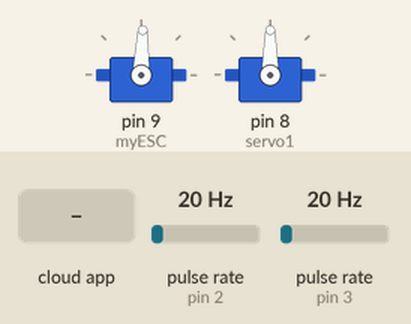
Recording of a sketch running on a simulated Arduino Uno, built with avr-gcc and run on an emulated ATmega328P. Parts: 2 × servo. Wiring (inferred from the names in the program): 2 × pulse sensor: data pin 2 / data pin 3. The test bench sets the inputs (shaded band); at power-on: pulse rate (sensors on pin 2, pin 3) 20 Hz. The ROS host is connected and sends only what is stated.

Above: at 3.2 s.
3.3 s: the phone or cloud app sets linear.x to -100
5.1 s: pulse rate (sensor on pin 2) set to 100 Hz
At 7.4 s:
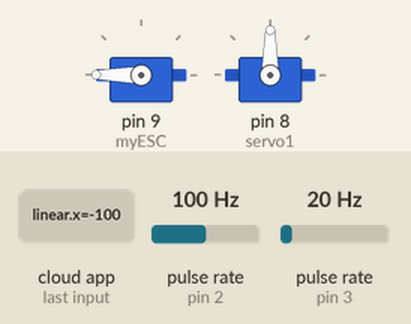
8.1 s: the phone or cloud app sets angular.z to -100
At 9.1 s:
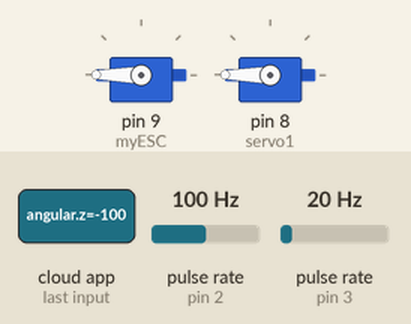
9.6 s: the phone or cloud app sets linear.x to 0
At 10.2 s:
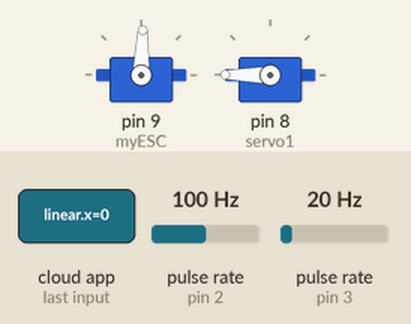
11.1 s: the phone or cloud app sets angular.z to 100
At 11.4 s:
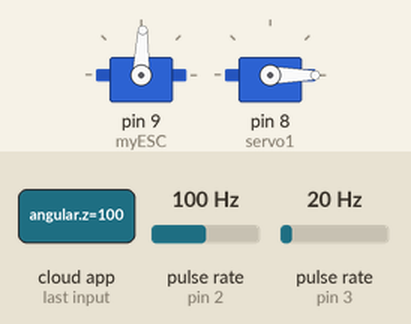
12.6 s: the phone or cloud app sets linear.x to 100
Timing chart, 0 to 58.7 s (numbered marks = the images above; inputs shaded):
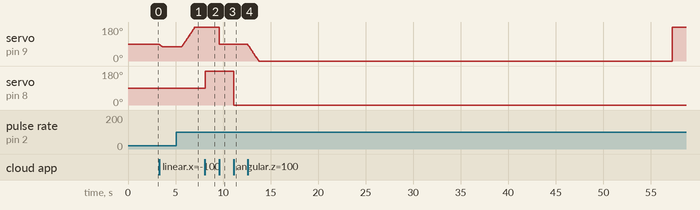

Measured:
- after the input at 5.1 s, servo on pin 9 (myESC): moves from 76° to 180° over 1.3 s, starting after 0.57 s
- after the input at 8.1 s, servo on pin 8 (servo1): 90° → 180° at once
- after the input at 9.6 s, servo on pin 9 (myESC): 180° → 88° at once
- after the input at 11.1 s, servo on pin 8 (servo1): 180° → 0° at once

The sketch:

01_Programa_Arduino_nano.ino
```cpp
//Librerias de ROS
#include <ros.h>
#include <geometry_msgs/Twist.h>
#include <std_msgs/Float32MultiArray.h>
#include <math.h>   // Libreria necesaria para operaciones matematicas
#include <Servo.h>  // Librería necesaria para las ESC de control

//Declaracion de objetos
Servo myESC;   // Crea un objeto Servo para el ESC
Servo servo1;  //definimos el objeto Servo en nuestro servo

//Variables de Entrada
float VelocidadLineal, AnguloGiro, AnguloGiroAck;  //Variable de entrada para trabajo de proceso


//Variables sensor Hall
#define HALL_B 2           //Pin digital 2
#define HALL_C 3           //Pin digital 3
int stateB, stateC;        //Estado de los sensores
int stateBant, stateCant;  //Estado de los anterior de los sensores
float sentidoGiro;         //Guarda el sentido de giro

//Variable de potenciometro y salida PWM
int vel;  //Conversion de resolucion de entrada a PWM de salida

//Variables de funcion millis
unsigned long previusMillis = 0;   //Tiempo previo
unsigned long previusMillis2 = 0;  //Tiempo previo
long interval = 10;                //Intervalo
long interval2 = 100;              //Intervalo
volatile int contador = 0;         //Contador de pulsos
long int contadorROS = 0;

//Variables controlador PID
float sp, pv;                 //Set point y variable de proceso
float cv, cv1;                //variable de control
float error, error1, error2;  //errores
float kp;                     //ganancia proporcional
float ki;                     //ganancia integral (0.4)
float kd;                     //ganancia derivativa
float Tm;                     //tiempo de muestreo

//Variable de filtro media exponecial
float alpha = 0.5;  //0.3

//Variables descriptivas del modelo para RPM y velocidades lineales y angulares
int pulXseg;                                                    //pulsos por segundo
float RPMfilter1, RPMfilter2, RPM1, RPM2, VangularR, VlinealR;  //variables de angulares y lineales
float rRueda = 0.086 / 2;                                       //radio de la rueda de entrada

//Variable Array
float data[10] = { 0.0, 0.0, 0.0, 0.0, 0.0, 0.0, 0.0, 0.0, 0.0, 0.0 };

//otras cosas
float flag2;

//ROS NODES********************************************************************************************
ros::NodeHandle nh;  //configuracion del nodo
std_msgs::Float32MultiArray encoder_msg;
ros::Publisher pubPM("ArduinoNano_data", &encoder_msg);


//Callback para suscriptor de cmd_vel
void cmdVelCallback(const geometry_msgs::Twist &vel) {
  VelocidadLineal = vel.linear.x;
  AnguloGiro = vel.angular.z;
}

//Declaracion del Suscriptor y variable
ros::Subscriber<geometry_msgs::Twist> sub_cmd_vel("cmd_vel", cmdVelCallback);
//*****************************************************************************************************

void setup() {
  //Parametros iniciales de ROS
  nh.initNode();  //inicializacion del nodo
  nh.advertise(pubPM);
  nh.subscribe(sub_cmd_vel);  //suscripcion ROS

  //PinMode
  pinMode(HALL_B, INPUT);  // Configurar pin 2 como entrada
  pinMode(HALL_C, INPUT);  // Configurar pin 3 como entrada

  //configuracion de pines e inicializaciones
  myESC.attach(9);   // Pin de control de ESC, pin 9
  servo1.attach(8);  //inicializamos el servo 1

  //configuracion de enlace con el variador y servo
  myESC.writeMicroseconds(1450);  //valor de inicializacion del variador
  servo1.write(90);               //valor de inicializacion del servo
  delay(2000);                    //espera de 5 segundos

  //Interrupciones de Encoder
  attachInterrupt(0, interrupcion2, CHANGE);  //flancos de subida pin 2 (HALL_B)
  attachInterrupt(1, interrupcion2, CHANGE);  //flancos de subida pin 3 (HALL_C)

  //parametros iniciales para el filtrado
  RPM1 = 0.0;
  RPMfilter1 = 0.0;
  RPM2 = 0.0;
  RPMfilter2 = 0.0;
}

void loop() {
  //VelocidadLineal = 1.5;

  //Angulo de Giro Ackerman****************
  AckermanAngle();
  servo1.write(AnguloGiroAck);  //escribimos los grados a girar
  //***************************************

  //Calculo de RPM y PID*******************
  CalRPM();                      //Calculos de RPMs
  PIDcontroller();               //Calculo de velocidad
  myESC.writeMicroseconds(vel);  //mandamos PWM a variador
  //***************************************

  //Envio de Datos*************************
  encoder_msg.data_length = 10;  //tamaño del vecto
  data[0] = VelocidadLineal;     //Velocidad lineal introducida
  data[1] = sp;                  //Setpoit
  data[2] = cv;                  //Variable de control
  data[3] = pv;                  //Variable de proceso
  data[4] = RPMfilter2;          //RPM de la Rueda
  data[5] = VangularR;           //Velocidad Angular de la Rueda
  data[6] = VlinealR;            //Velocidad lineal de la Rueda
  data[7] = sentidoGiro;         //Velocidad lineal con sentido de Giro
  data[8] = vel;                 //PWM enviadas al motor
  data[9] = AnguloGiro;          //Angulo de Giro
  encoder_msg.data = data;
  //***************************************

  //condicion motor detenido
  if (pv == 0.0) sentidoGiro = 0.0;

  //publicacion de valores PID y RPM
  pubPM.publish(&encoder_msg);  //publicamos informacion
  nh.spinOnce();                //siempre debe ir
}

//interrupcion 1
void interrupcion2() {
  contador++;
  stateB = digitalRead(HALL_B);  // Leer estado del pin 2
  stateC = digitalRead(HALL_C);  // Leer estado del pin 3
  if (stateB == LOW && stateC == HIGH && stateBant == LOW && stateCant == LOW) sentidoGiro = VlinealR;
  if (stateB == HIGH && stateC == HIGH && stateBant == LOW && stateCant == HIGH) sentidoGiro = VlinealR;
  if (stateB == HIGH && stateC == LOW && stateBant == HIGH && stateCant == HIGH) sentidoGiro = VlinealR;
  if (stateB == LOW && stateC == LOW && stateBant == HIGH && stateCant == HIGH) sentidoGiro = VlinealR;

  if (stateB == HIGH && stateBant == HIGH && stateC == HIGH && stateCant == LOW) sentidoGiro = VlinealR * -1.0;
  if (stateB == LOW && stateBant == HIGH && stateC == HIGH && stateCant == HIGH) sentidoGiro = VlinealR * -1.0;
  if (stateB == LOW && stateBant == LOW && stateC == LOW && stateCant == HIGH) sentidoGiro = VlinealR * -1.0;
  if (stateB == HIGH && stateBant == LOW && stateC == LOW && stateCant == HIGH) sentidoGiro = VlinealR * -1.0;
  stateBant = stateB;
  stateCant = stateC;
}

void PIDcontroller() {
  //************************************************************************************************
  //************************************* CONTROL PID **********************************************
  if (VelocidadLineal >= 0) {
    sp = VelocidadLineal;
  }
  if (VelocidadLineal < 0) {
    sp = VelocidadLineal * -1;
  }
  //sp = VelocidadLineal;
  kp = 1.0;    //ganancia proporcional
  ki = 0.5;    //ganancia integral (0.4) -2.0
  kd = 0.001;  //ganancia derivativa (0.001)
  Tm = 0.1;    //tiempo de muestreo
  //Error
  error = sp - pv;
  //Ecuacion de diferencias
  cv = cv1 + (kp + kd / Tm) * error + (-kp + ki * Tm - 2 * kd / Tm) * error1 + (kd / Tm) * error2;
  //recursividad error
  cv1 = cv;
  error2 = error1;
  error1 = error;

  //saturacion de salida
  if (cv > 5.0) {
    cv = 5.0;
  }
  if (sp <= 0.0) {  //0.1 (El potenciometro tiene mucho ruido)
    cv = 0.0;
    cv1 = 0.0;
    pv = 0.0;
    sp = 0.0;
  }
  if (VelocidadLineal >= 0) {
    vel = mapear(cv, 0.0, 20.0, 1450.0, 1946.0);  //mapear(cv, 0.0, 20.0, 1450.0, 1946.0);
  } else if (VelocidadLineal < 0) {
    vel = mapear(cv, 0.0, 20.0, 1450.0, 953.0);
  }
}

void CalRPM() {
  //************************************* CALCULO RPM **********************************************
  //************************************************************************************************
  if ((millis() - previusMillis) >= interval) {
    //RPM1 = 100.0 * contador * (60.0 / 4.0);                  //RPM del eje del motor
    //RPMfilter1 = alpha * RPM1 + (1.0 - alpha) * RPMfilter1;  //filtro exponencial EMA
    RPM2 = 100.0 * contador * (60.0 / 36.0);                 //RPM del eje de la rueda (4x9=36)
    RPMfilter2 = alpha * RPM2 + (1.0 - alpha) * RPMfilter2;  //filtro exponencial EMA
    VangularR = 2.0 * PI * RPMfilter2 / 60;                  //conversion de RPM a rad/s
    VlinealR = VangularR * rRueda;                           //sabiendo que el diametro de la rueda es 0.086m
    pv = VlinealR;
    pulXseg = contador * 10;   //pulsos por segundo
    contador = 0;              //reiniciamos contador
    previusMillis = millis();  //igualamos al tiempo actual
  }
  //***********************************************************************************************
  //***********************************************************************************************
}

//funcion de mapeo para float
float mapear(float valor, float inMin, float inMax, float outMin, float outMax) {
  return (valor - inMin) * (outMax - outMin) / (inMax - inMin) + outMin;
}

void AckermanAngle() {
  AnguloGiroAck = mapear(AnguloGiro, 0.78, -0.78, 0.0, 180.0);
}
```
